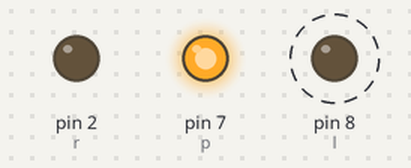
Simulated run of this sketch. Board: Arduino Uno, built with avr-gcc and run on an emulated ATmega328P. On the bench: output pins drawn as LEDs (lit = HIGH). Dashed ring = blinking.

Above: at 0.5 s.
Timing chart, 0 to 3.0 s (numbered marks = the images above):
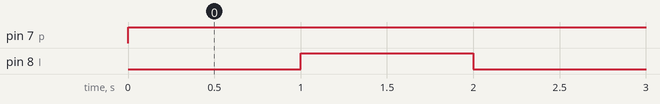

The sketch:

blink_light.ino
```cpp
 int l=8;
int p=7;
int r=2;
void setup() {
  // put your setup code here, to run once:
pinMode(l,OUTPUT);
pinMode(p,OUTPUT);
pinMode(r,OUTPUT);
}

void loop() {
  // put your main code here, to run repeatedly:
digitalWrite(l,LOW);
digitalWrite(p,HIGH);
digitalWrite(r,LOW);
delay(1000);
digitalWrite(l,HIGH);
digitalWrite(p,HIGH);
digitalWrite(r,LOW);
delay(1000);

}
```

Measured:
- by itself, pin 7 (p): LOW → HIGH at 0.00 s
- by itself, pin 8 (l): alternates HIGH for 1.0 s and LOW for 1.0 s
